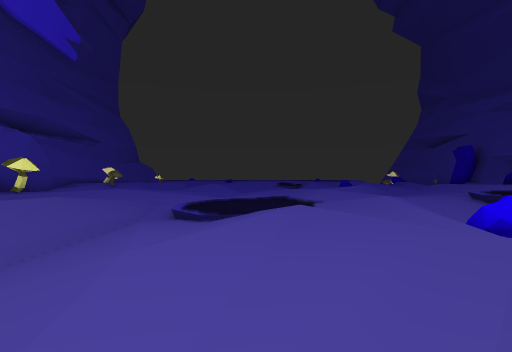
view 1 (above)

17 first-person views from a walk through a 3-D level made in the Unity game engine. The camera is 1.3 m above the floor, looks level and sees 85° across. The floor is counted in squares, 2 m on a side. Each view is taken from the middle of a square. On the plan, view 1 faces up. The plan holds only what a view shows up to about 9 squares ahead; the rest is blank. The place goes on beyond the plan. The player character is not drawn.

view 2
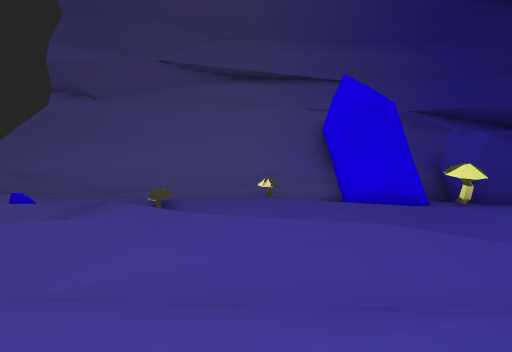

view 3
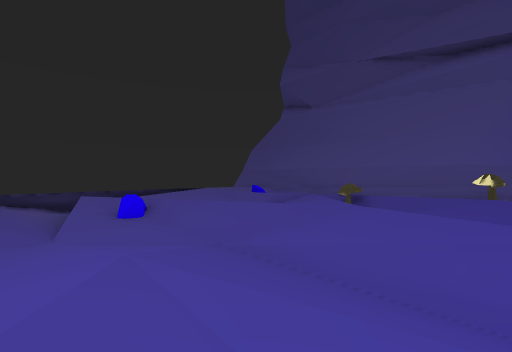

view 4
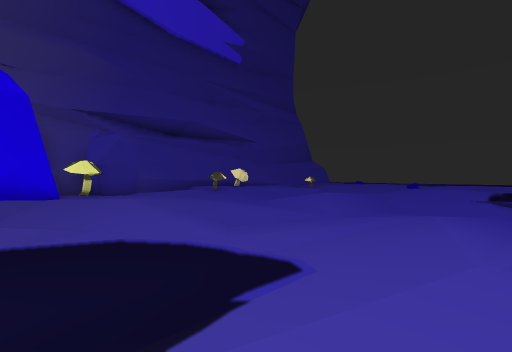

view 5
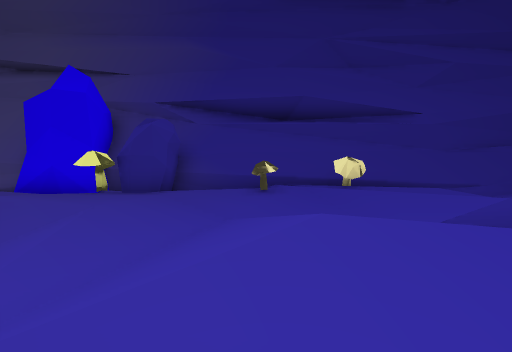

view 6
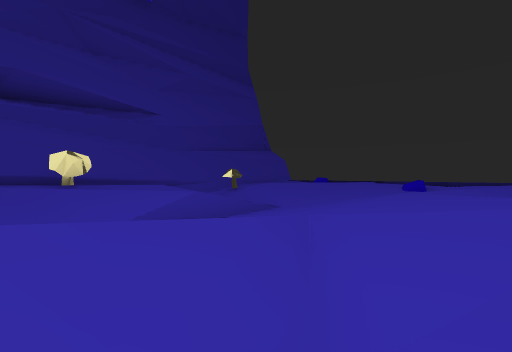

view 7
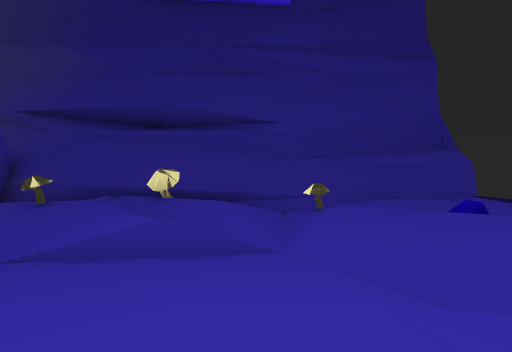

view 8
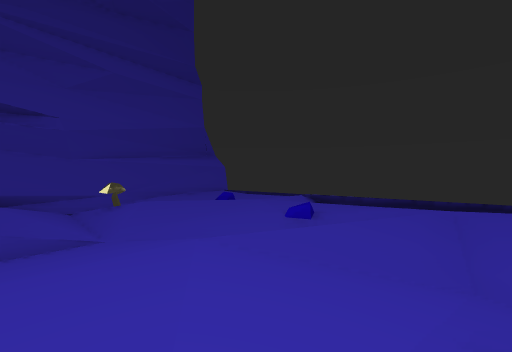

view 9
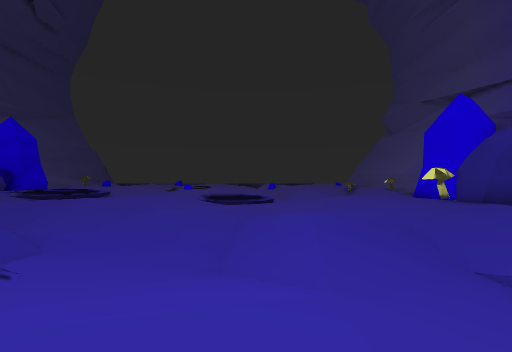

view 10
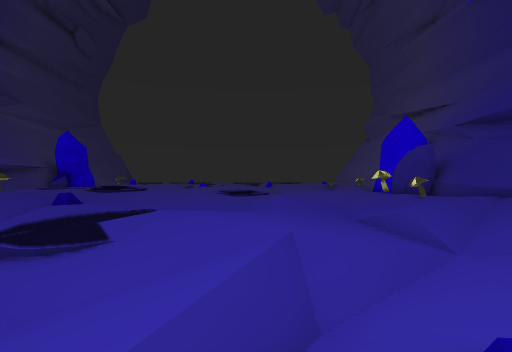

view 11
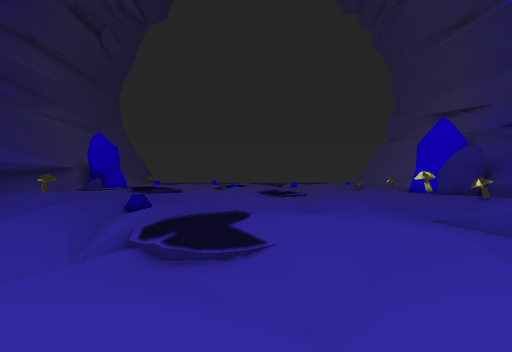

view 12
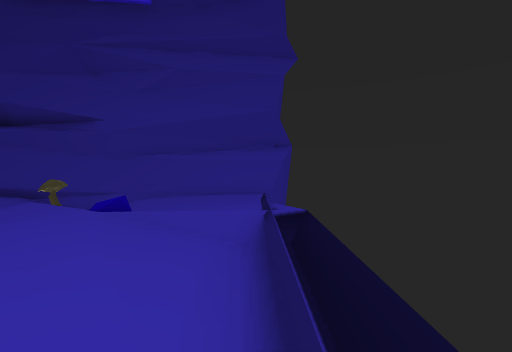

view 13
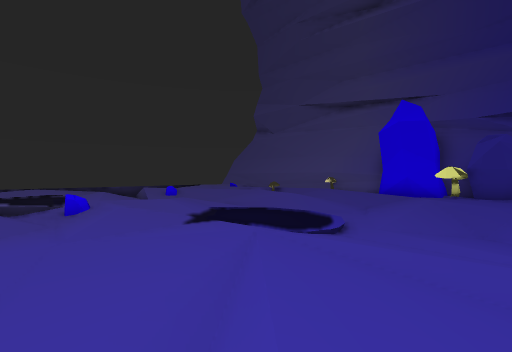

view 14
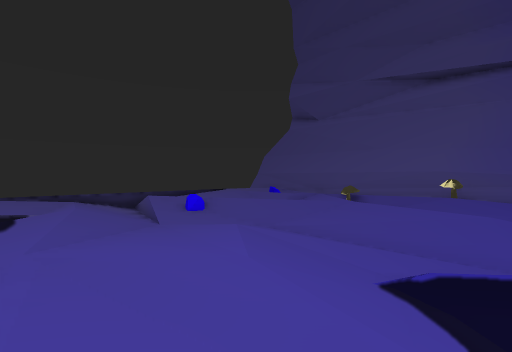

view 15
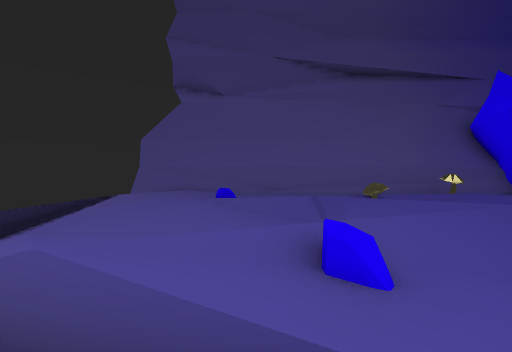

view 16
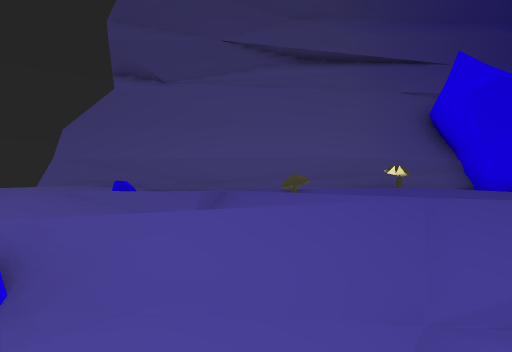

view 17
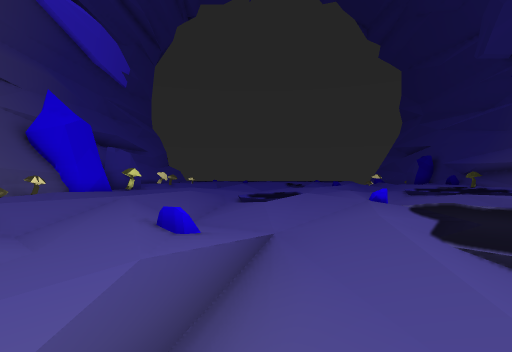

### Floor plan
Key: @ floor where view 1 was taken; # wall or solid block; x gap in a wall; . main floor; : floor 0.25 m higher than the main floor; - floor 0.25 m lower than the main floor; + floor 0.5 m higher than the main floor; _ floor 0.5 m lower than the main floor; / step, stairs or slope; = window, fence, low wall or low ledge; v drop or lower ground.
Columns run from 9 left of view 1 to 9 right of it. Each row starts with its distance up from view 1.
 24 ##  v vvv
 23 #/::::////:
 22 #/:..:.::::
 21 #:../::::::
 20 #./-:::////:
 19 #/_/:..///_/.
 18 #//#/-_/..-/-:
 17 #----_-.::.////
 16 #.:/-/_.:::../:
 15 ##:-//_-.../://
 14 ##.///_//_-/.-//__
 13 #:::._/:/__/.=/ ---
 12 #./#.-.:/_--_// /:.
 11 # /.------.--/
 10 # :..../_-..:/
  9 ###..:-_--.:/---:
  8 ###.::..--.:.-..:
  7  #..------.:...:
  6  #.._-._-=..../
  5  #:.-./_--.:/-
  4  #:/-:/_-..:--
  3 ##:- :/_-::/-.
  2 #/:_/:-_..:.-/:
  1 ##//::/_--.../:
  0 ##::.//__@:...
 -1 ##:://:=-.:..
 -2 #:.:..://../
 -3 #:=:::.:_.-/
 -4 #+/:::./_...
 -5 ##/:://///::
 -6 ##     x

Where each view was taken, in squares from view 1:
view 1: 0 up, 0 right, facing up
view 2: 3 up, 0 right, facing left
view 3: 4 up, 0 right, facing down-left
view 4: 6 up, 2 right, facing up-left
view 5: 12 up, 0 right, facing left
view 6: 13 up, 0 right, facing up-left
view 7: 17 up, 0 right, facing left
view 8: 16 up, 1 right, facing up-left
view 9: 17 up, 1 left, facing down
view 10: 21 up, 1 left, facing down
view 11: 21 up, 1 right, facing down
view 12: 23 up, 0 right, facing left
view 13: 10 up, 4 right, facing down-left
view 14: 5 up, 2 right, facing down-left
view 15: 2 down, 0 right, facing left
view 16: 0 up, 1 left, facing left
view 17: 5 down, 1 left, facing up
